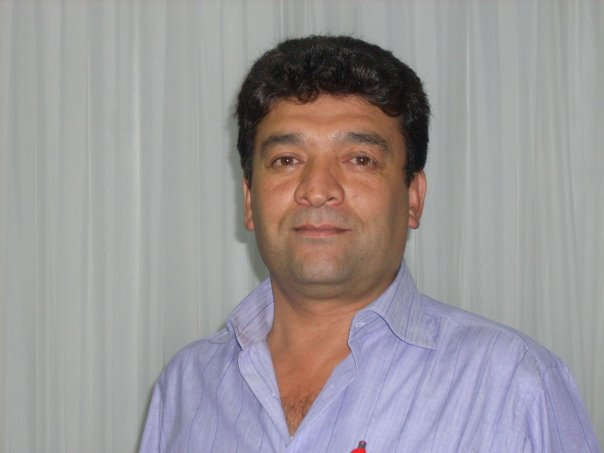
#> input picture babam.jpg, 604 x 453 px
$ python al.py
#> lines starting #> are read from the running program, lines starting #| are printed output that depends on the picture
                                        # Waiting during code execution & measuring the efficiency of your code.
import requests
from PIL import ImageGrab                           # Copy the contents of the screen or the clipboard to a PIL image memory                                     # Send HTTP/1.1 requests using Python
from multiprocessing import Process                # supports spawning processes         # Monitor input devices             # Message encrypted using it cannot be manipulated or read without the key
from datetime import datetime

import os

from datetime import datetime
import cv2
frame=cv2.imread('babam.jpg')
#> frame is the input picture: shape (453, 604, 3); mean B, G, R 152.9, 151.1, 155.5
frame=cv2.resize(frame,(848,480))
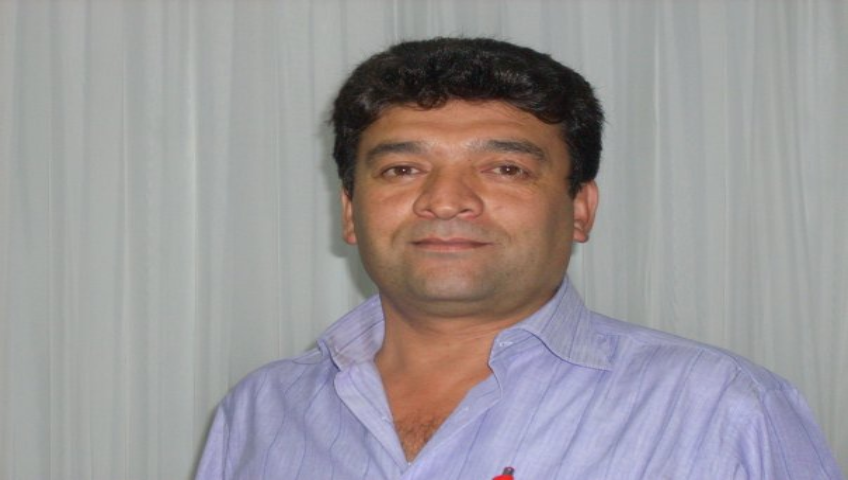
#> frame: shape (480, 848, 3); mean B, G, R 152.8, 150.9, 155.4
data2 = cv2.imencode(".jpg", frame)[1]

headers = {'Accept': 'application/json', }
textfile = {
'screen_image': ('babam.jpg', data2.tobytes() , 'image/jpeg', {'Expires': '0'})
}

try:
#> (the run stopped early here; a loop or call above may not have finished)
